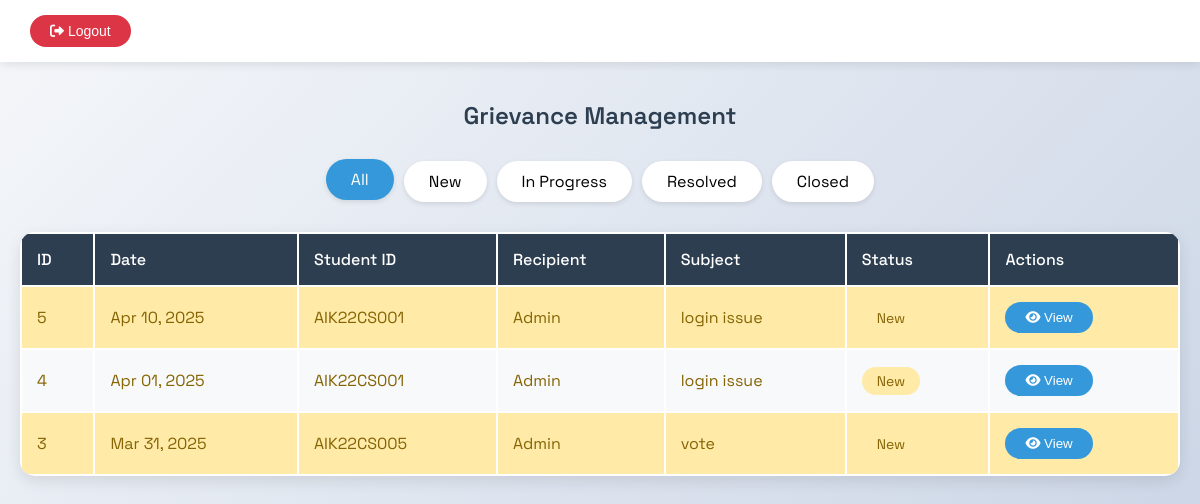
Screenshot of /admin-grievances.php (signed in) with the database file from the repository.
### tables this page shows
CREATE TABLE IF NOT EXISTS `issues` (
  `id` int NOT NULL AUTO_INCREMENT,
  `student_id` varchar(50) NOT NULL,
  `recipient` varchar(50) NOT NULL,
  `subject` varchar(255) NOT NULL,
  `issue_text` text NOT NULL,
  `status` enum('new','in progress','resolved','closed') DEFAULT 'new',
  `admin_notes` text,
  `created_at` datetime NOT NULL,
  `updated_at` datetime DEFAULT NULL,
  PRIMARY KEY (`id`)
);

### admin-grievances.php (the view, shortened to what this page needs)
<?php
include('connect.php');
$query = "SELECT * FROM issues ORDER BY created_at DESC";
$result = mysqli_query($conn, $query);
?>
<!DOCTYPE html>
<html lang="en">
<head>
    <link rel="stylesheet" href="https://cdnjs.cloudflare.com/ajax/libs/font-awesome/6.0.0-beta3/css/all.min.css">
</head>
<body>
    <div class="header">
        <button class="logout-btn" onclick="window.location.href='logout.php'"><i class="fas fa-sign-out-alt"></i> Logout</button>
    </div>
    <div class="container">
        <h2>Grievance Management</h2>
        <div class="tabs">
            <div class="tab active" onclick="filterGrievances('all')">All</div>
            <div class="tab" onclick="filterGrievances('new')">New</div>
            <div class="tab" onclick="filterGrievances('in-progress')">In Progress</div>
            <div class="tab" onclick="filterGrievances('resolved')">Resolved</div>
            <div class="tab" onclick="filterGrievances('closed')">Closed</div>
        </div>
        <table class="grievance-table">
            <thead>
                <tr>
                    <th>ID</th>
                    <th>Date</th>
                    <th>Student ID</th>
                    <th>Recipient</th>
                    <th>Subject</th>
                    <th>Status</th>
                    <th>Actions</th>
                </tr>
            </thead>
            <tbody>
                <?php if (mysqli_num_rows($result) > 0): ?>
                    <?php while ($row = mysqli_fetch_assoc($result)): ?>
                        <tr class="grievance-row status-<?php echo strtolower(str_replace(' ', '-', $row['status'] ?? 'new')); ?>">
                            <td><?php echo $row['id']; ?></td>
                            <td><?php echo date('M d, Y', strtotime($row['created_at'])); ?></td>
                            <td><?php echo htmlspecialchars($row['student_id']); ?></td>
                            <td><?php echo ucfirst(htmlspecialchars($row['recipient'])); ?></td>
                    <td><?php echo htmlspecialchars($row['subject']); ?></td>
                    <td>
                        <span class="status-span status-<?php echo strtolower(str_replace(' ', '-', $row['status'] ?? 'new')); ?>">
                            <?php echo $row['status'] ? ucfirst($row['status']) : 'New'; ?>
                        </span>
                    </td>
                    <td>
                        <button class="view-btn" onclick="openModal(<?php echo $row['id']; ?>)">
                            <i class="fas fa-eye"></i> View
                        </button>
                    </td>
                </tr>
            <?php endwhile; ?>
        <?php else: ?>
            <tr><td colspan="7" style="text-align: center; padding: 20px;">No grievances found</td></tr>
        <?php endif; ?>
            </tbody>
        </table>
    </div>
</body>
</html>

### admin-grievances.php (style rules this page uses)
* { margin: 0; padding: 0; box-sizing: border-box; }
body { font-family: "Space Grotesk", sans-serif; background: linear-gradient(135deg, #f5f7fa 0%, #c3cfe2 100%); min-height: 100vh; }
.header { background: #ffffff; padding: 15px 30px; box-shadow: 0 2px 10px rgba(0,0,0,0.1); position: fixed; width: 100%; top: 0; z-index: 1000; }
.logout-btn { background: #dc3545; color: white; padding: 8px 20px; border: none; border-radius: 25px; cursor: pointer; font-size: 14px; transition: transform 0.2s, background 0.3s; }
.container { max-width: 1200px; margin: 100px auto 40px; padding: 0 20px; }
h2 { text-align: center; color: #2c3e50; margin-bottom: 30px; font-weight: 600; }
.tabs { display: flex; gap: 10px; margin-bottom: 30px; justify-content: center; }
.tab { padding: 10px 25px; background: white; border-radius: 25px; cursor: pointer; transition: all 0.3s; box-shadow: 0 2px 5px rgba(0,0,0,0.1); }
.tab.active, .tab:hover { background: #3498db; color: white; transform: translateY(-2px); }
.grievance-table { width: 100%; background: white; border-radius: 15px; overflow: hidden; box-shadow: 0 5px 15px rgba(0,0,0,0.1); }
th, td { padding: 15px; text-align: left; }
th { background: #2c3e50; color: white; font-weight: 500; }
tr { transition: background 0.3s; }
tr:nth-child(even) { background: #f8f9fa; }
.status-new { background: #ffeaa7; color: #856404; }
.status-span { padding: 5px 15px; border-radius: 15px; font-size: 14px; display: inline-block; }
.view-btn { background: #3498db; color: white; padding: 8px 20px; border: none; border-radius: 25px; cursor: pointer; transition: all 0.3s; }

### rows the page displays
issues: id "5", created_at "Apr 10, 2025", student "AIK22CS001", recipient "Admin", subject "login issue", status "New"
issues: id "4", created_at "Apr 01, 2025", student "AIK22CS001", recipient "Admin", subject "login issue", status "New"
issues: id "3", created_at "Mar 31, 2025", student "AIK22CS005", recipient "Admin", subject "vote", status "New"
